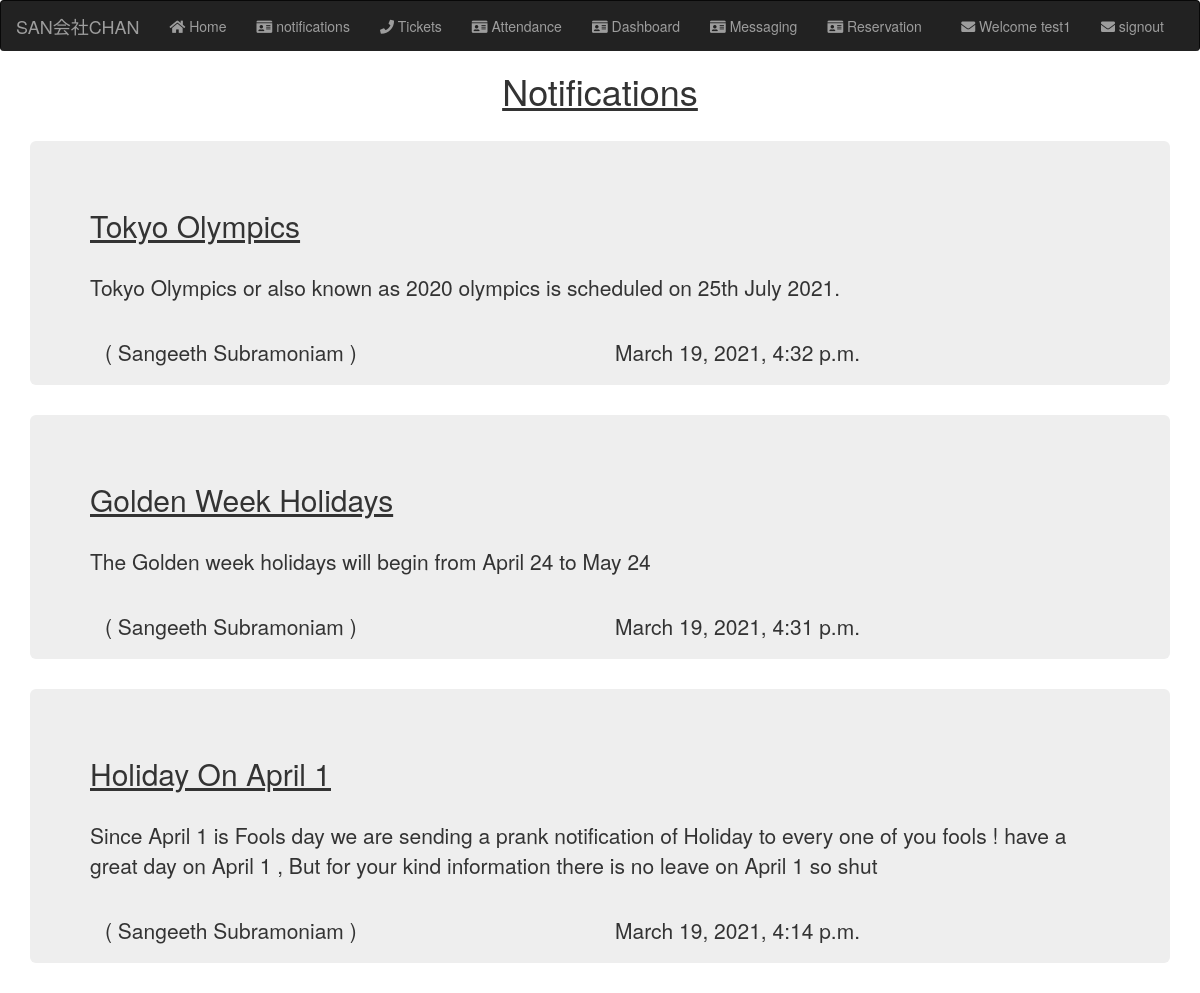
Page /notifications (signed in) on the earlier database version.
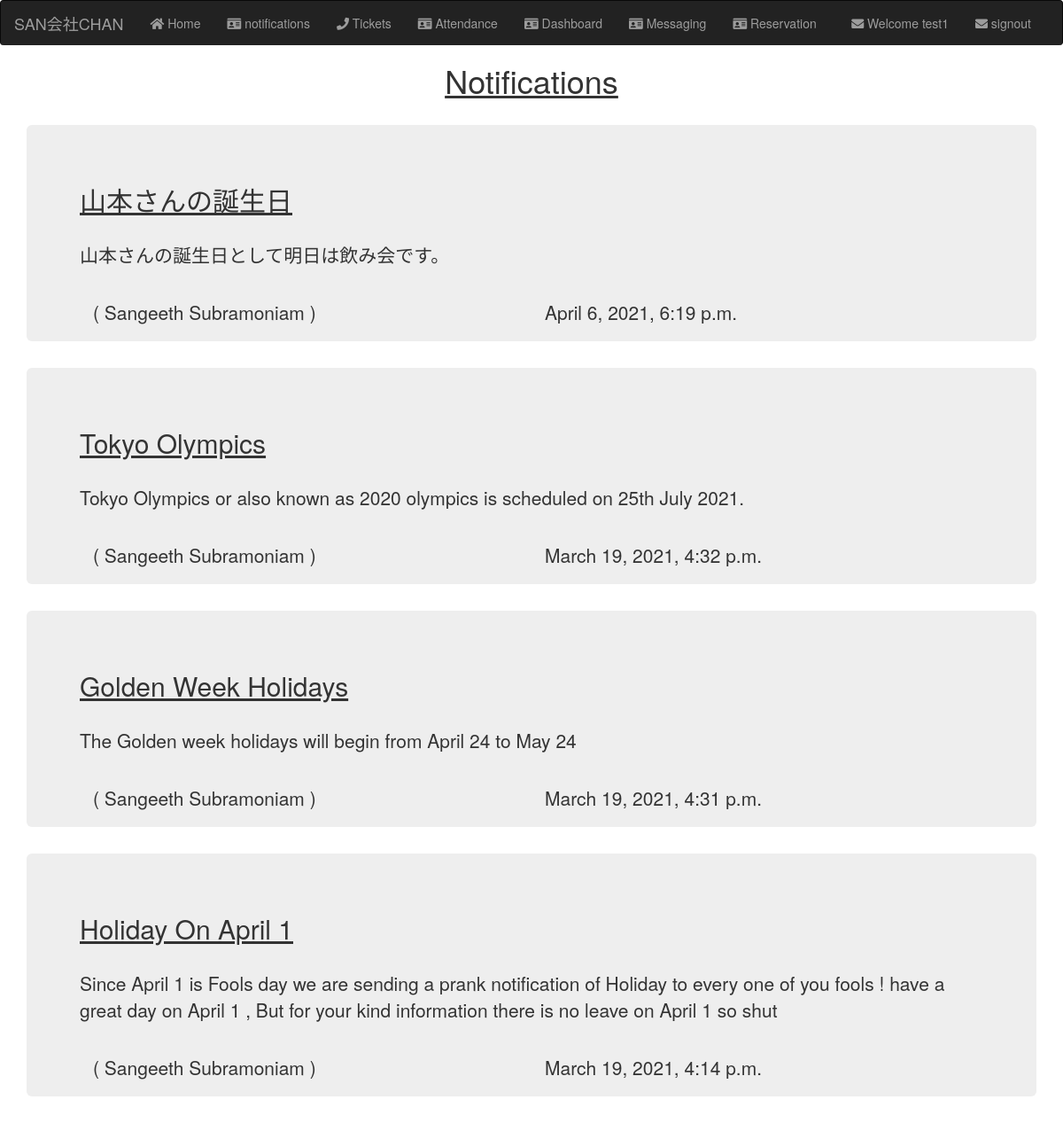
Same page on the later database version.
### homepage/models.py (models this page shows, shortened)
class Notifications(models.Model):
    employee = models.ForeignKey(Employee , on_delete = models.CASCADE , related_name="notification_employee")
    notification_title = models.CharField(max_length=200)
    notification_desc = models.CharField(max_length=200)
    sender = models.ForeignKey(Employee , on_delete = models.CASCADE , related_name="notification_sender")
    created_at = models.DateTimeField(auto_now_add=True)
    status = models.IntegerField(default = 0)

### structure/models.py (models this page shows, shortened)
class Employee(models.Model):
    user_profile = models.ForeignKey(user_profile, on_delete=models.CASCADE, null=True, blank=True )
    emp_no = models.IntegerField( primary_key=True )
    birth_date = models.DateField()
    first_name = models.CharField(max_length=14 , help_text="Enter your First Name")
    last_name = models.CharField(max_length=16)
    gender = models.CharField(max_length=1)
    hire_date = models.DateField()
    address = models.TextField(max_length=100, blank = True, null=True, default="NAN")
    class Meta:
        verbose_name = ('employee')
        verbose_name_plural = ('employees')
    def __str__(self):
        return "{} {}".format(self.first_name, self.last_name)

### homepage/views.py (the view)
# urls.py: path('notifications', views.notifications , name = "notifications"),
def notifications(request):
    notifications = Notifications.objects.all().order_by('-created_at')
    accessed_by = DeptEmp.objects.get(employee__user_profile__email = request.user.email)
    if(accessed_by.department == 'Admin'):
        admin = 1
    else:
        admin = 0
    context = {
        'notifications' : notifications ,
        'admin' : admin ,
    }
    return render(request,'landing/notifications.html' , context)

### templates/landing/notifications.html (shortened to what this page needs)
<!DOCTYPE html>
{% extends "base.html" %}
{% load static %}
{% block body %}
<div>
    <h1 style = "text-align: center;"> <u> Notifications </u> </h1>
    <br>
    {% if admin == 1 %}
        <div class="container">
            <form style="border: 2px solid black; padding : 8px" method=POST>
                {% csrf_token %}
                <div class="form-group">
                    <label for="sender"> Sender :</label>
                    <input type="text" class="form-control" name="sender" value={{curr_user}} disabled>
                    <br><br>
                    <label for="message"> Message : </label>
                    <textarea class="form-control" name="message" rows="3"></textarea>
                    <br><br>
                    <input type="submit" class="btn btn-primary" value="Send">
                </div>
            </form>
        </div>
        <div class="container">
            {% for notification in notifications %}
            <div class="jumbotron">
                <h2>
                    <u>{{notification.notification_title}}</u>
                </h2>
                <br>
                <p>
                    {{notification.notification_desc}}
                </p>
                <br>
                <div class="col-md-12">
                    <div class="row">
                        <div class="col-md-6">
                            <p>( {{notification.sender}} )</p>
                        </div>
                        <div class="col-md-6">
                            <p> {{notification.created_at}} </p>
                        </div>
                    </div>
                </div>
            </div>
            {% endfor %}
    </div>
    {% else %}
    <div class="container">
            {% for notification in notifications %}
            <div class="jumbotron">
                <h2>
                    <u>{{notification.notification_title}}</u>
                </h2>
                <br>
                <p>
                    {{notification.notification_desc}}
                </p>
                <br>
                <div class="col-md-12">
                    <div class="row">
                        <div class="col-md-6">
                            <p>( {{notification.sender}} )</p>
                        </div>
                        <div class="col-md-6">
                            <p> {{notification.created_at}} </p>
                        </div>
                    </div>
                </div>
            </div>
            {% endfor %}
    </div>
    {% endif %}
</div>
{% endblock %}

### templates/base.html (shortened to what this page needs)
<!DOCTYPE html>
{% load static %}
<html lang="en">
<head>
    <link rel="stylesheet" href="https://maxcdn.bootstrapcdn.com/bootstrap/3.3.7/css/bootstrap.min.css">
    <link rel="stylesheet" href="https://use.fontawesome.com/releases/v5.7.0/css/all.css">
    <link rel="stylesheet" href="{% static 'css/base.css' %}">
</head>
<body>
    <nav class="navbar navbar-inverse " style=" margin-bottom:0px ; border-bottom : 0px;">
        <div class="container-fluid">
            <div class="navbar-header">
                <a class="navbar-brand" href="/">SAN会社CHAN</a>
            </div>
            <ul class="nav navbar-nav">
                <li> <a href="/"> <i class="fa fa-home" aria-hidden="true"> </i>  Home</a> </li>
                <li><a href="{% url 'homepage:notifications' %}"> <i class="fa fa-id-card" aria-hidden="true"></i> notifications</a></li>
                {% if user.is_authenticated %}
                    <li><a href=" {% url 'homepage:tickets' %}"> <i class="fa fa-phone" aria-hidden="true"></i></i> Tickets</a></li>
                    <li><a href="{% url 'attendance:attendance' %}"> <i class="fa fa-id-card" aria-hidden="true"></i> Attendance </a></li>
                    <li><a href="{% url 'dashboard:home' %}"> <i class="fa fa-id-card" aria-hidden="true"></i> Dashboard </a></li>
                    <li><a href="{% url 'messaging:home' %}"> <i class="fa fa-id-card" aria-hidden="true"></i> Messaging </a></li>
                    <li><a href="{% url 'reservation:home' %}"> <i class="fa fa-id-card" aria-hidden="true"></i> Reservation </a></li>
                {% endif %}
            </ul>
            {% if user.is_authenticated %}
            <ul class = "nav navbar-nav navbar-right">
                <li><a href=" {% url 'homepage:profile' %}"> <i class="fa fa-envelope" aria-hidden="true"></i> Welcome {{user.username}} </a></li>
                <li style="padding-right: 20px;"><a href="{% url 'registration:signout' %}"> <i class="fa fa-envelope" aria-hidden="true"></i> signout </a></li>
            {% endif %}
        </div>
    </nav>
    <div class="container base-container" style=" padding:0px ;">
        {% block body %}
        {% endblock %}
    </div>
</body>
</html>

Differences in the rows shown:
added Notifications: notification_title "山本さんの誕生日", notification_desc "山本さんの誕生日として明日は飲み会です。", sender "Sangeeth Subramoniam", created_at "April 6, 2021, 6:19 p.m."
